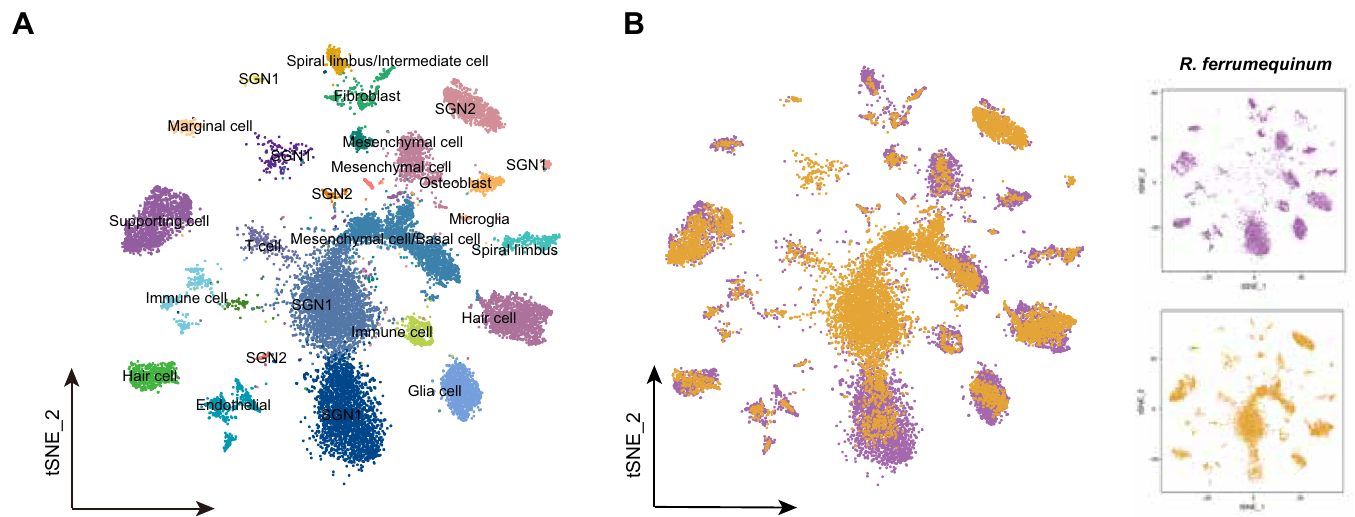
#> input picture lectures/L16/figures/a4ab.png, 1355 x 517 px, given in place of rhinolophus_ferrumequinum_maiorano.jpeg, which was not available
$ python add_images.py
#> lines starting #> are read from the running program, lines starting #| are printed output that depends on the picture; after the words box and inside, x2 and y2 are one past the last pixel; in counts of white or black regions, pixels touching at a corner belong together; pictures that were not available may be replaced by others from this repository, and a replacement may not be noted
#!/usr/bin/env python3
"""Add article figures to the Lecture 16 spec without changing any slide text.

Crops panels from open-access article figures (papers/<Paper>/, gitignored) into figures/,
then edits lecture.json: text-only slides gain a figure, many single-figure slides gain a
second one (figures-right), and the title slide gets the study animal. Titles, body text
and transcripts are untouched; the new paper is added to the slide's refs and footer cite.
Idempotent: re-running rebuilds the same spec from the slide titles.
"""
import json
from pathlib import Path
from PIL import Image, ImageChops

ROOT = Path(__file__).resolve().parent
P = ROOT / 'papers'

REFS = {
    'B25': ('Babl et al. (2025)', 'Babl SS, Kiai A, García-Rosales F, Hechavarría JC (2025). Neuronal activity underlying vocal production in bats. Annals of the New York Academy of Sciences 1550(1):37–54. https://doi.org/10.1111/nyas.15410', '10.1111/nyas.15410'),
    'H22b': ('Hase et al. (2022)', 'Hase K, Kadoya Y, Takeuchi Y, Kobayasi KI, Hiryu S (2022). Echo reception in group flight by Japanese horseshoe bats, Rhinolophus ferrumequinum nippon. Royal Society Open Science 9(2):211597. https://doi.org/10.1098/rsos.211597', '10.1098/rsos.211597'),
    'L22': ('Luo et al. (2022)', 'Luo J, Lu M, Wang X, Wang H, Moss CF (2022). Doppler shift compensation performance in Hipposideros pratti across experimental paradigms. Frontiers in Systems Neuroscience 16:920703. https://doi.org/10.3389/fnsys.2022.920703', '10.3389/fnsys.2022.920703'),
    'M26': ('Matsumoto et al. (2026)', 'Matsumoto H, Yoshida S, Hiryu S (2026). Greater Japanese horseshoe bats (Rhinolophus nippon) gradually converge their echolocation call frequency to colony members. Journal of Comparative Physiology A 212(5):835–844. https://doi.org/10.1007/s00359-026-01821-5', '10.1007/s00359-026-01821-5'),
    'H18': ('Schoeppler et al. (2018)', 'Schoeppler D, Schnitzler H-U, Denzinger A (2018). Precise Doppler shift compensation in the hipposiderid bat, Hipposideros armiger. Scientific Reports 8:4598. https://doi.org/10.1038/s41598-018-22880-y', '10.1038/s41598-018-22880-y'),
    'H22': ('Schoeppler et al. (2022)', 'Schoeppler D, Denzinger A, Schnitzler H-U (2022). The resting frequency of echolocation signals changes with body temperature in the hipposiderid bat Hipposideros armiger. Journal of Experimental Biology 225(3):jeb243569. https://doi.org/10.1242/jeb.243569', '10.1242/jeb.243569'),
    'S23': ('Schoeppler et al. (2023)', 'Schoeppler D, Kost K, Schnitzler H-U, Denzinger A (2023). Transmitter and receiver of the low frequency horseshoe bat Rhinolophus paradoxolophus are functionally matched for fluttering target detection. Journal of Comparative Physiology A 209(1):191–202. https://doi.org/10.1007/s00359-022-01571-0', '10.1007/s00359-022-01571-0'),
    'W22': ('Wang et al. (2022)', 'Wang H, Zhou Y, Li H, Moss CF, Li X, Luo J (2022). Sensory error drives fine motor adjustment. Proceedings of the National Academy of Sciences USA 119(27):e2201275119. https://doi.org/10.1073/pnas.2201275119', '10.1073/pnas.2201275119'),
    'WX25': ('Wang et al. (2025)', 'Wang X, Bao M, Wang H, Sun R, Dai W, Sun K, Zhu Y, Pu Y, Chu Y, Li X, Wang T, Zhang M, Lin A, Li J, Feng J (2025). Cochlear cell atlas of two laryngeal echolocating bats—new evidence for the adaptive nervous physiology in constant frequency bat. Molecular Ecology Resources 25(6):e14101. https://doi.org/10.1111/1755-0998.14101', '10.1111/1755-0998.14101'),
    'WA18': ('Washington et al. (2018)', 'Washington SD, Hamaide J, Jeurissen B, van Steenkiste G, Huysmans T, Sijbers J, Deleye S, Kanwal JS, De Groof G, Liang S, Van Audekerke J, Wenstrup JJ, Van der Linden A, Radtke-Schuller S, Verhoye M (2018). A three-dimensional digital neurological atlas of the mustached bat (Pteronotus parnellii). NeuroImage 183:300–313. https://doi.org/10.1016/j.neuroimage.2018.08.013', '10.1016/j.neuroimage.2018.08.013'),
    'Y26': ('Yoshida et al. (2026)', 'Yoshida S, Matsumoto H, Kobayasi KI, Hiryu S (2026). Horseshoe bats (Rhinolophus nippon) suppress clutter noise through echolocation frequency control to detect prey. Communications Biology 9:663. https://doi.org/10.1038/s42003-026-10217-9', '10.1038/s42003-026-10217-9'),
}

# name: (source image, (left, top, right, bottom) as fractions of the source)
CROPS = {
    'title_rhinolophus': ('web/rhinolophus_ferrumequinum_maiorano.jpeg', (0.0, 0.0, 1.0, 0.85)),
    'y26_fig3b': ('Yoshida2026/42003_2026_10217_Fig3_full.png', (0.0, 0.43, 1.0, 1.0)),
    'y26_fig2b': ('Yoshida2026/42003_2026_10217_Fig2_full.png', (0.0, 0.58, 1.0, 1.0)),
    'y26_fig1b': ('Yoshida2026/42003_2026_10217_Fig1_full.png', (0.49, 0.0, 1.0, 1.0)),
    'babl25_fig1a': ('Babl2025/NYAS-1550-37-g001.jpg', (0.0, 0.0, 0.25, 0.36)),
    'babl25_fig4ad': ('Babl2025/NYAS-1550-37-g005.jpg', (0.0, 0.0, 1.0, 0.51)),
    'wangx25_fig1e': ('WangX2025/MEN-25-e14101-g005.jpg', (0.49, 0.785, 1.0, 1.0)),
    'wangx25_fig1b': ('WangX2025/MEN-25-e14101-g005.jpg', (0.0, 0.145, 0.5, 0.415)),
    'wash18_fig9b': ('Washington2018/nihms-1528373-f0010.jpg', (0.365, 0.245, 0.585, 0.64)),
    'wash18_fig9c': ('Washington2018/nihms-1528373-f0010.jpg', (0.60, 0.0, 1.0, 0.57)),
    'wash18_fig9de': ('Washington2018/nihms-1528373-f0010.jpg', (0.0, 0.62, 1.0, 1.0)),
    'wash18_fig8a': ('Washington2018/nihms-1528373-f0009.jpg', (0.0, 0.0, 0.52, 0.505)),
    'luo22_fig5a': ('Luo2022/g005_large.jpg', (0.0, 0.0, 0.48, 0.29)),
    'luo22_fig2': ('Luo2022/g002_large.jpg', (0.0, 0.0, 1.0, 1.0)),
    'luo22_fig4': ('Luo2022/g004_large.jpg', (0.0, 0.0, 1.0, 1.0)),
    'wang22_fig2ac': ('Wang2022/pnas.2201275119fig02.jpg', (0.0, 0.0, 0.708, 0.715)),
    'wang22_fig2df': ('Wang2022/pnas.2201275119fig02.jpg', (0.712, 0.0, 1.0, 0.705)),
    'wang22_fig2gi': ('Wang2022/pnas.2201275119fig02.jpg', (0.0, 0.718, 1.0, 1.0)),
    'wang22_fig3ae': ('Wang2022/pnas.2201275119fig03.jpg', (0.0, 0.0, 1.0, 0.49)),
    'wang22_fig3fl': ('Wang2022/pnas.2201275119fig03.jpg', (0.0, 0.49, 1.0, 1.0)),
    's23_fig2a': ('Schoeppler2023/359_2022_1571_Fig2_full.png', (0.0, 0.0, 1.0, 0.385)),
    's23_fig2bc': ('Schoeppler2023/359_2022_1571_Fig2_full.png', (0.0, 0.40, 1.0, 1.0)),
    's23_fig3': ('Schoeppler2023/359_2022_1571_Fig3_full.png', (0.0, 0.0, 1.0, 1.0)),
    's23_fig5': ('Schoeppler2023/359_2022_1571_Fig5_full.png', (0.0, 0.0, 1.0, 1.0)),
    'matsu26_fig1a': ('Matsumoto2026/359_2026_1821_Fig1_HTML.png', (0.0, 0.0, 0.88, 0.43)),
    'matsu26_fig2ab': ('Matsumoto2026/359_2026_1821_Fig2_HTML.png', (0.0, 0.0, 0.80, 0.345)),
    's23_fig1a': ('Schoeppler2023/359_2022_1571_Fig1_full.png', (0.0, 0.0, 1.0, 0.51)),
    's23_fig1b': ('Schoeppler2023/359_2022_1571_Fig1_full.png', (0.0, 0.515, 0.335, 1.0)),
    'luo22_fig6a': ('Luo2022/fnsys-16-920703-g006.jpg', (0.0, 0.0, 0.82, 0.245)),
    'hase22_fig4': ('Hase2022/rsos211597f04.jpg', (0.0, 0.0, 1.0, 1.0)),
    'h18_fig5': ('Schoeppler2018/41598_2018_22880_Fig5_HTML.jpg', (0.0, 0.0, 1.0, 1.0)),
    'h22_fig1': ('Schoeppler2022/jexbio-225-243569-g1.jpg', (0.0, 0.0, 1.0, 1.0)),
    'h22_fig4': ('Schoeppler2022/jexbio-225-243569-g4.jpg', (0.0, 0.0, 1.0, 1.0)),
}


def trim(im, pad=6):
    bg = Image.new('RGB', im.size, (255, 255, 255))
    diff = ImageChops.difference(im, bg).convert('L').point(lambda v: 255 if v > 18 else 0)
    box = diff.getbbox()
    if not box:
        return im
    l, t, r, b = box
    return im.crop((max(0, l - pad), max(0, t - pad), min(im.width, r + pad), min(im.height, b + pad)))


def crop_all():
    out = ROOT / 'figures'
    for name, (src, (l, t, r, b)) in CROPS.items():
        im = Image.open(P / src).convert('RGB')
#> im is the input picture: PIL image 1355x517 RGB; mean R, G, B 240.5, 238.3, 237.1
        w, h = im.size
#> w = 1355; h = 517
        im = trim(im.crop((round(l * w), round(t * h), round(r * w), round(b * h))))
#> in trim, `bg = Image.new('RGB', im.size, (255, 255, 255))`: bg: PIL image 1355x439 RGB; every value is 255
#> in trim, `diff = ImageChops.difference(im, bg).convert('L').point(lambda v: 255 ..`:
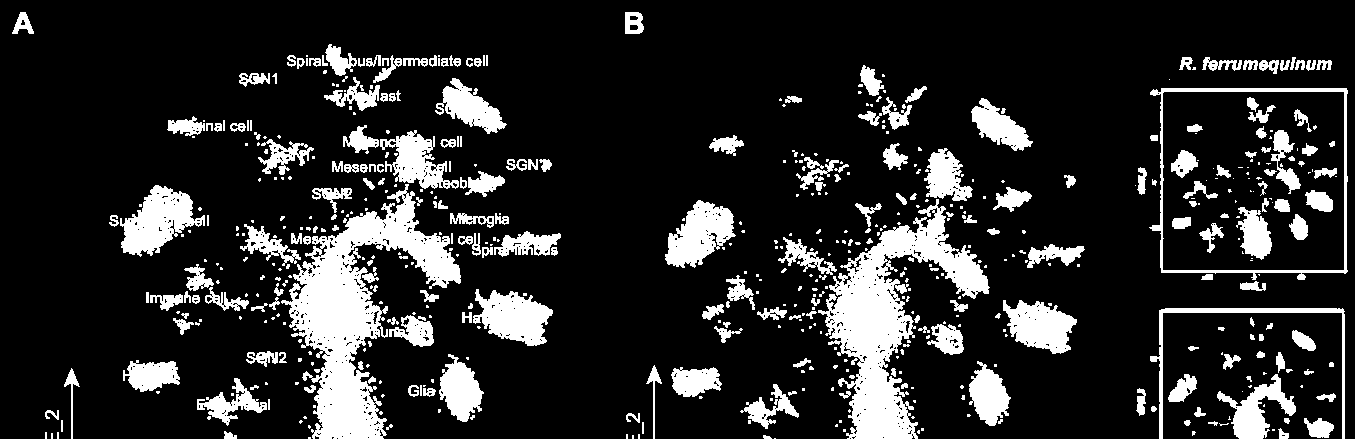
#> diff: PIL image 1355x439 L; 16.2% white; 573 white regions (327 under 20 px), largest, box (x1, y1, x2, y2) and area: (281, 184, 461, 439) 16152, (818, 199, 990, 439) 14080, (120, 185, 205, 257) 3229
#> in trim, `diff = ImageChops.difference(im, bg).convert('L').point(lambda v: 255 ..`:
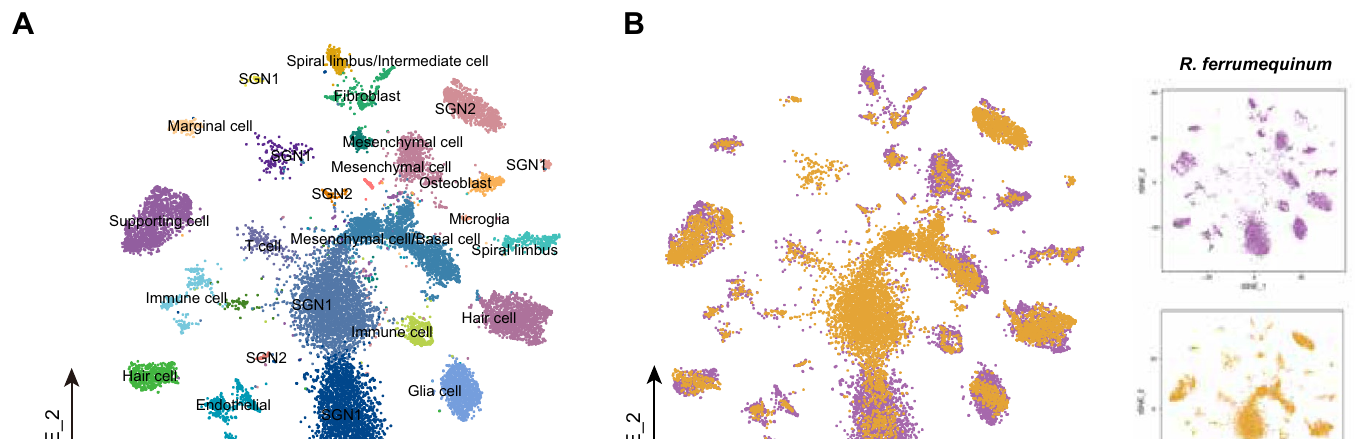
#> im: PIL image 1355x439 RGB; mean R, G, B 239.5, 236.9, 235.4
#> in trim, `box = diff.getbbox()`: box = (12, 12, 1348, 439)
#> in trim, `l, t, r, b = box`: l = 12; r = 1348; b = 439
#> in trim, `return im.crop((max(0, l - pad), max(0, t - pad), min(im.width, r + pa..`:
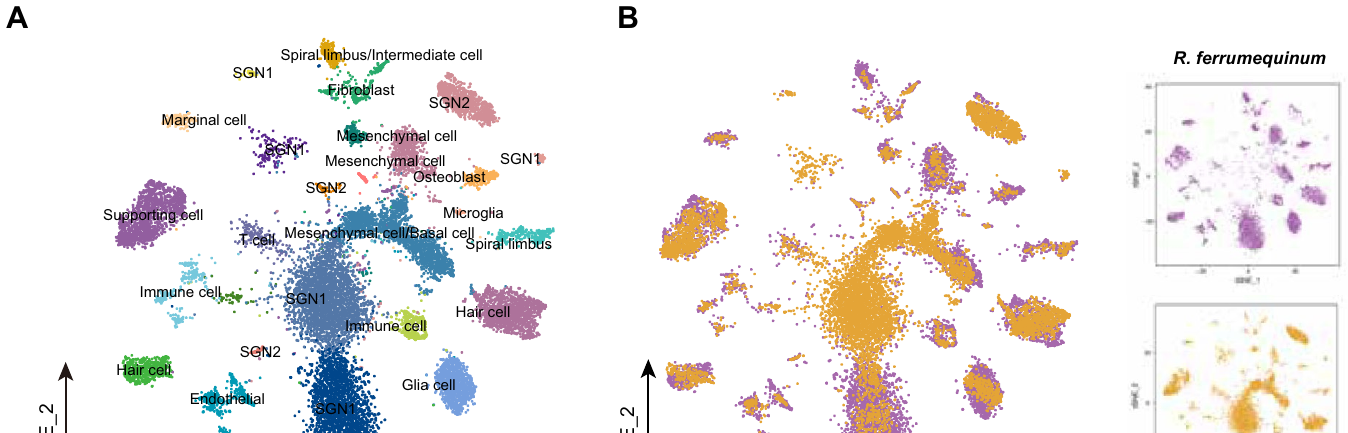
#> returned value: PIL image 1348x433 RGB; mean R, G, B 239.2, 236.5, 235
        im.thumbnail((1800, 1800))  # proportional downscale only; pixels otherwise unchanged
        im.save(out / f'{name}.png')
#> pass 2 of the loop in crop_all, `for name, (src, (l, t, r, b)) in CROPS.items():`:
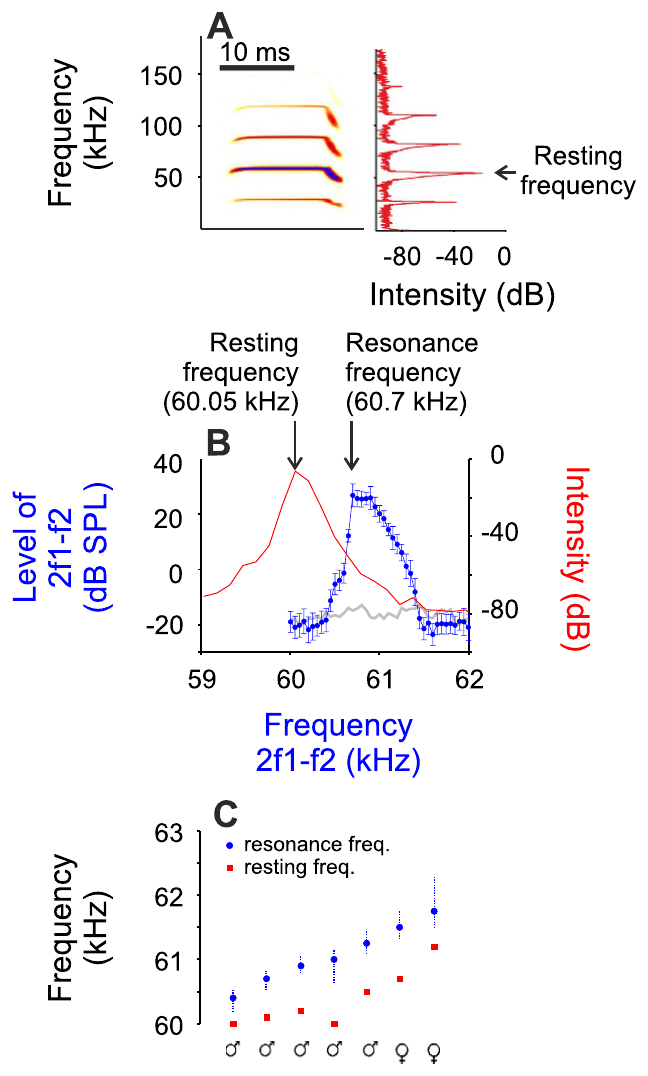
#> input picture lectures/L16/figures/t1.png, 648 x 1076 px, given in place of 42003_2026_10217_Fig3_full.png, which was not available
#> in crop_all, im is the input picture: PIL image 648x1076 RGB; mean R, G, B 244.7, 243.1, 245.3
#> bg: PIL image 648x613 RGB; every value is 255
#> in trim (call 2), `diff = ImageChops.difference(im, bg).convert('L').point(lambda v: 255 ..`:
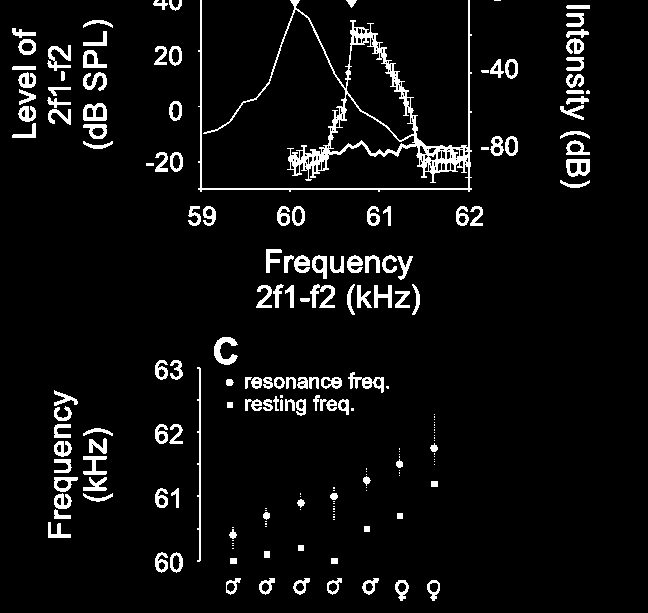
#> diff: PIL image 648x613 L; 5.9% white; 198 white regions (56 under 20 px), largest, box (x1, y1, x2, y2) and area: (198, 0, 472, 192) 5493, (197, 367, 201, 562) 416, (214, 337, 238, 365) 337
#> im: PIL image 648x613 RGB
#> box = (12, 0, 590, 601)
#> t = 0; r = 590; b = 601
#> in trim (call 2), `return im.crop((max(0, l - pad), max(0, t - pad), min(im.width, r + pa..`:
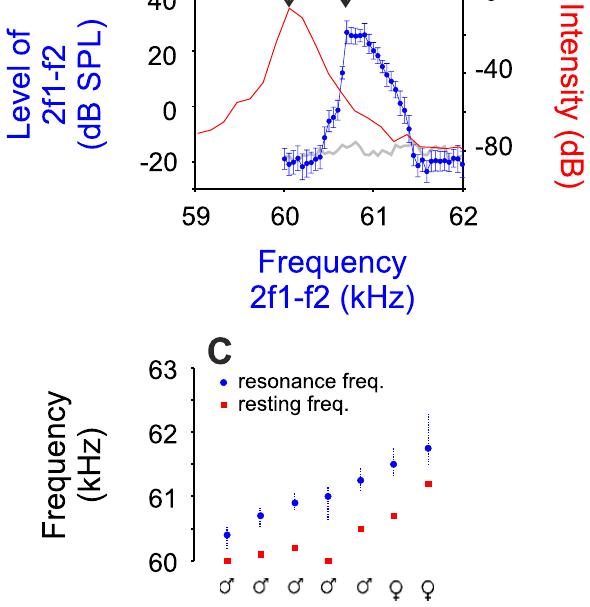
#> returned value: PIL image 590x607 RGB; mean R, G, B 244.6, 243.1, 247.7


def fig(name, key, num, text):
    return {'kind': 'article', 'path': f'figures/{name}.png',
            'caption': f'{REFS[key][0]}, Fig. {num}. {text}', 'source_url': 'https://doi.org/' + REFS[key][2]}


TITLE_IMAGE = {'kind': 'web', 'path': 'figures/title_rhinolophus.png',
               'caption': 'Photo: greater horseshoe bats (Rhinolophus ferrumequinum) roosting in a cave in winter; Raffaele Maiorano, CC0 1.0 (Wikimedia Commons).',
               'credit': 'Raffaele Maiorano (iNaturalist)', 'license': 'CC0 1.0',
               'source_url': 'https://commons.wikimedia.org/wiki/File:Rhinolophus_ferrumequinum_110412929.jpg'}

# slide title -> list of (key, figure) added to that slide
ADD = {
    'CF-FM calls combine a sustained tone and a short sweep': [
        ('B25', fig('babl25_fig1a', 'B25', '1A', 'Pteronotus parnellii echolocation call: oscillogram and spectrogram with CF and FM parts.'))],
    'Flutter changes the echoes carried by the CF component': [
        ('Y26', fig('y26_fig3b', 'Y26', '3B', 'On-board recording near a tethered moth; wingbeat glints appear above the call band.')),
        ('S23', fig('s23_fig1a', 'S23', '1a', 'Rhinolophus paradoxolophus call sequence from take-off to landing.'))],
    'Frequency compensation has a finite operating range': [
        ('L22', fig('luo22_fig6a', 'L22', '6A', 'Maximum Doppler compensation per bat in free flight and on a pendulum; 100% is full.'))],
    'Terminal FM suppresses cochlear offset transients': [
        ('S23', fig('s23_fig1b', 'S23', '1b', 'R. paradoxolophus call with initial FM, CF and terminal FM, with power spectrum.'))],
    'Approaching a reflector raises returning echo frequency': [
        ('S23', fig('s23_fig2a', 'S23', '2a', 'Rhinolophus paradoxolophus: CF2 falls after take-off and recovers at landing.')),
        ('L22', fig('luo22_fig5a', 'L22', '5A', 'Hipposideros pratti in flight: emitted (blue) and echo (green) frequency.'))],
    'Resting frequency is an individual calling baseline': [
        ('M26', fig('matsu26_fig1a', 'M26', '1a', 'CF2 calls of a stationary greater Japanese horseshoe bat.'))],
    'Shifted playback causes subsequent calls to fall in pitch': [
        ('W22', fig('wang22_fig2ac', 'W22', '2A–C', 'Hipposideros armiger calls under 0, −50 and +50 cent feedback shifts.'))],
    'Compensated echoes sit slightly above resting frequency': [
        ('S23', fig('s23_fig2bc', 'S23', '2b–d', 'Resting CF2 before take-off; emitted and echo frequency and flight speed in flight.'))],
    'Early playback tests found little response to lower echoes': [
        ('W22', fig('wang22_fig3fl', 'W22', '3F–L', 'Call-frequency change across shift sizes from −150 to +150 cents.'))],
    'Equal sound levels need not produce equal audibility': [
        ('S23', fig('s23_fig5', 'S23', '5', 'Behavioural audiogram of R. paradoxolophus; the arrow marks the threshold minimum.'))],
    'Audible lower-frequency echoes raise emitted frequency': [
        ('L22', fig('luo22_fig4', 'L22', '4', 'Hanging H. pratti under 0, +700 and −700 Hz feedback: rate, level, duration, frequency.'))],
    'Upward vocal corrections are smaller than downward ones': [
        ('W22', fig('wang22_fig2gi', 'W22', '2G–I', 'Relative call-frequency change for 0, −50 and +50 cent shifts.')),
        ('W22', fig('wang22_fig3ae', 'W22', '3A–E', 'Frequency adjustment of two bats across small upward and downward shifts.'))],
    'Removing an imposed shift reverses the vocal correction': [
        ('W22', fig('wang22_fig2df', 'W22', '2D–F', 'CF of 10 calls before, 20 during and 10 after perturbation; feedback in blue.'))],
    'Louder feedback accelerates correction in both directions': [
        ('Y26', fig('y26_fig1b', 'Y26', '1B', 'Phantom echoes (red) and calls (blue) under constant, periodic and multiple shifts.'))],
    'The larynx converts auditory correction into call frequency': [
        ('B25', fig('babl25_fig4ad', 'B25', '4A–D', 'Rousettus frontal cortex: recording site, Nissl section and vocalization-locked firing.'))],
    'Opposed feedback actions can stabilize a vocal set point': [
        ('H22b', fig('hase22_fig4', 'H22b', '4', 'Group flight: a bat’s own echo CF2 stays near its reference while others’ calls vary.'))],
    'Cochlear recordings separate receptor and neural signals': [
        ('WX25', fig('wangx25_fig1e', 'WX25', '1E', 'H&E sections of the cochlea of R. ferrumequinum (top) and Myotis pilosus.'))],
    'Peripheral neurons can discharge when a tone ends': [
        ('WX25', fig('wangx25_fig1b', 'WX25', '1B', 'Cochlear cell types of R. ferrumequinum from single-nucleus RNA-seq, incl. SGN1 and SGN2.'))],
    'The cortex devotes extensive space to the CF echo band': [
        ('WA18', fig('wash18_fig9b', 'WA18', '9B', 'Mustached-bat auditory cortex map; DSCF area (black) with iso-frequency contours in kHz.'))],
    'Columns share frequency and amplitude preferences': [
        ('WA18', fig('wash18_fig8a', 'WA18', '8A', 'Nissl and myelin-stained coronal sections of the mustached-bat brain.'))],
    'Amplitude and frequency occupy cortical coordinates': [
        ('WA18', fig('wash18_fig9c', 'WA18', '9C', 'Auditory cortical fields of Pteronotus on the 3D MRI brain, dorsal view.'))],
    'Cortical activity represents a spectrum across populations': [
        ('WA18', fig('wash18_fig9de', 'WA18', '9D–E', 'DSCF, FM-FM and CF/CF fields on the 3D brain, left and right lateral views.'))],
    'Free flight lowers emission while preserving echo frequency': [
        ('Y26', fig('y26_fig2b', 'Y26', '2B', 'On-board microphone: calls lowered in frequency, echoes held near a fixed band.'))],
    'Approach changes call timing while CF is retained': [
        ('L22', fig('luo22_fig2', 'L22', '2', 'H. pratti flight to a platform: position, speed, call rate, level, duration, frequency.'))],
    'Resting and reference frequencies shift together': [
        ('H18', fig('h18_fig5', 'H18', '5', 'Resting versus reference frequency for 20 flights per bat.'))],
    'Precision within a flight differs from stability across days': [
        ('S23', fig('s23_fig3', 'S23', '3', 'R. paradoxolophus: resting and reference frequencies over 3 weeks.'))],
    'Resting call frequency rises as torpid bats warm': [
        ('H22', fig('h22_fig1', 'H22', '1', 'Relative skin temperature of two bats over 34 h; lines mark experimenter entry.'))],
    'Frequency can peak before measured skin temperature': [
        ('H22', fig('h22_fig4', 'H22', '4', 'Skin-temperature rise against prior calling activity and resting-frequency rise.'))],
    'A changing sensory band can coexist with precise feedback': [
        ('M26', fig('matsu26_fig2ab', 'M26', '2a–b', 'CF2 of captured (red) and resident (black) bats over 30 days.'))],
}


# [40 lines left out: functions split_height, apply, not called in this run]


if __name__ == '__main__':
#> (the run stopped early here; a loop or call above may not have finished)
